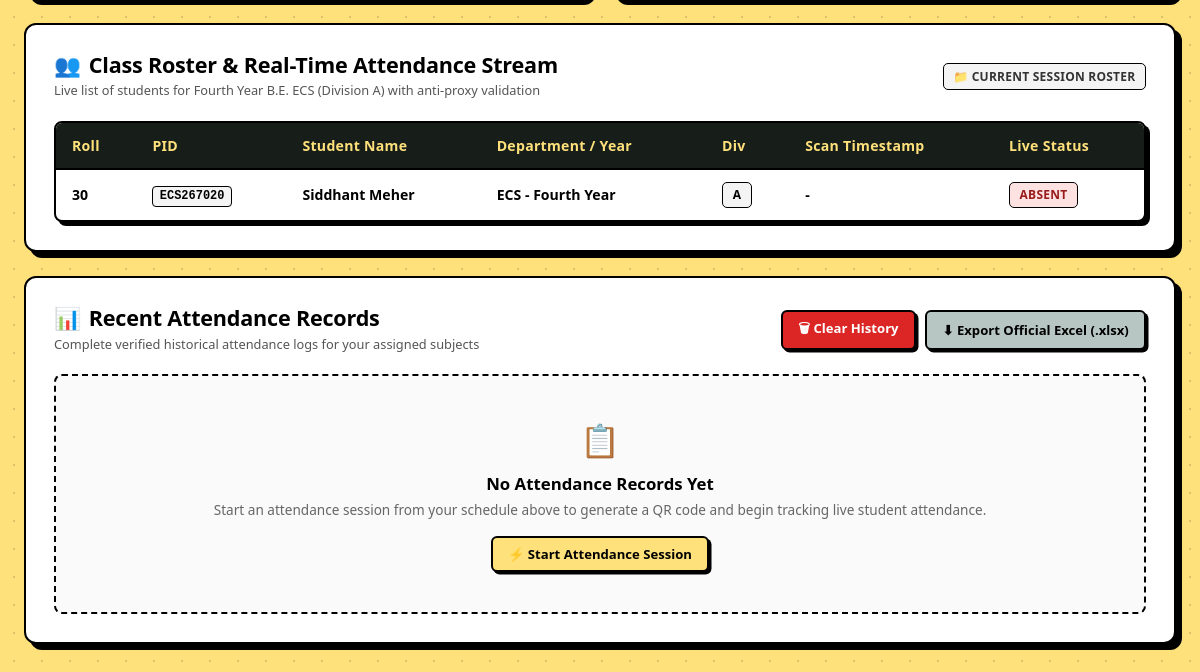
The page /teacher-dashboard (signed in, lower part) on the database as committed earlier.
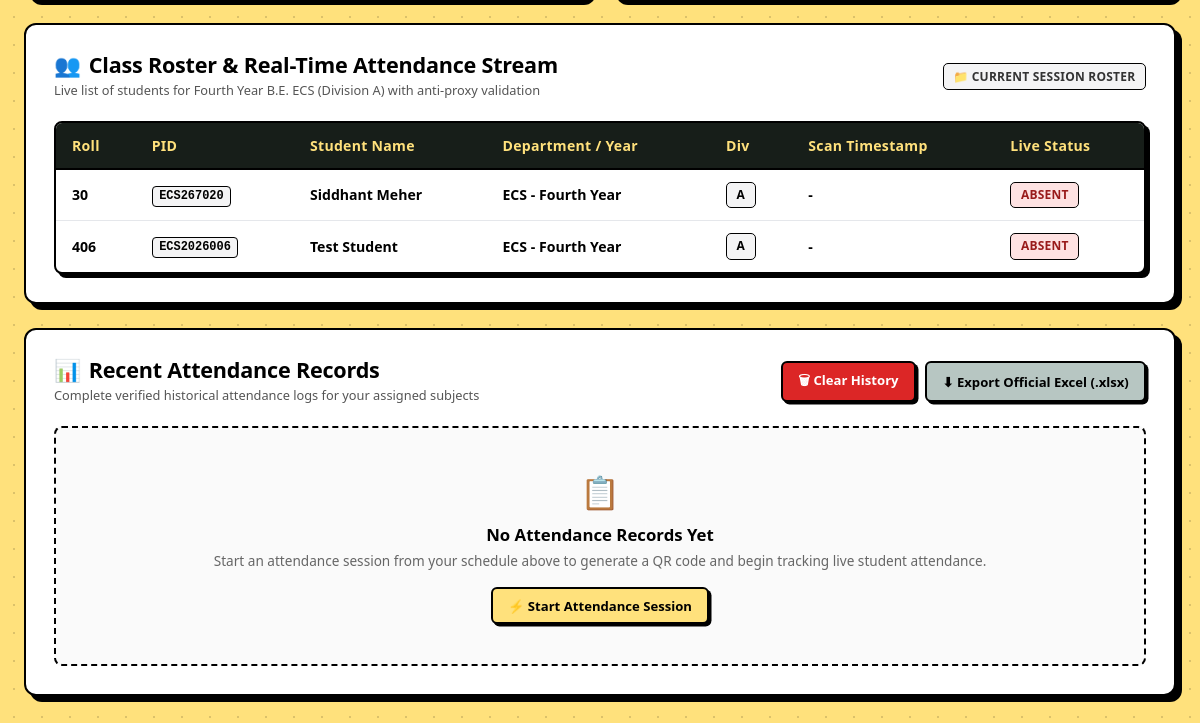
The same page on the database as committed later.
### tables this page shows
CREATE TABLE students (
    id INTEGER PRIMARY KEY AUTOINCREMENT,
    pid TEXT UNIQUE NOT NULL,
    name TEXT NOT NULL,
    email TEXT UNIQUE NOT NULL,
    password TEXT NOT NULL,
    department TEXT NOT NULL DEFAULT 'ECS',
    course TEXT NOT NULL DEFAULT 'Electronics & Computer Science',
    year TEXT NOT NULL DEFAULT 'Fourth Year',
    division TEXT NOT NULL DEFAULT 'A',
    roll_number TEXT UNIQUE NOT NULL,
    created_at TIMESTAMP DEFAULT CURRENT_TIMESTAMP
);

### app.py (the view)
@app.route('/teacher-dashboard')
def teacher_dashboard():
    if session.get('role') != 'teacher':
        return redirect(url_for('login'))
    teacher_id = session.get('teacher_id')
    teacher = get_teacher_by_id(teacher_id)
    if not teacher:
        session.clear()
        return redirect(url_for('login'))
    teacher_name = teacher['name']
    now = get_current_time()
    day_name = now.strftime('%A')
    finalize_all_expired_sessions()
    today_schedule = get_teacher_timetable(teacher_name, day_name)
    all_teacher_schedule = get_teacher_timetable(teacher_name)
    active_lecture, upcoming_lecture, _ = get_current_active_lecture(now)
    teacher_active_lec = None
    if active_lecture and (teacher['name'] in active_lecture['teacher_name'] or teacher['teacher_id'] in active_lecture['teacher_code']):
        teacher_active_lec = active_lecture
    active_session = get_active_session_for_teacher(teacher_id)
    current_session_for_roster = active_session or get_latest_session_for_teacher(teacher_id)
    students_list = get_all_students()
    roster_data = None
    if current_session_for_roster:
        roster_data = get_session_live_attendance(current_session_for_roster['session_token'])
        roster = roster_data['roster'] if roster_data else []
    else:
        roster = []
        for s in students_list:
            roster.append({
                "pid": s['pid'],
                "name": s['name'],
                "roll_number": s['roll_number'],
                "department": s['department'],
                "year": s['year'],
                "division": s['division'],
                "status": "Absent",
                "timestamp": "-"
            })
    stats = get_teacher_stats(teacher_name)
    analytics = get_teacher_analytics(teacher_name)
    recent_records = get_teacher_attendance_records(teacher_name)
    notifications = get_notifications_for_role('teacher', teacher_id)
    return render_template(
        'teacher_dashboard.html',
        teacher=teacher,
        today_schedule=today_schedule,
        all_schedule=all_teacher_schedule,
        current_lecture=teacher_active_lec,
        upcoming_lecture=upcoming_lecture,
        active_session=active_session,
        current_session_for_roster=current_session_for_roster,
        roster=roster,
        roster_data=roster_data,
        stats=stats,
        analytics=analytics,
        recent_records=recent_records,
        students=students_list,
        notifications=notifications,
        today_date=now.strftime('%A, %d %B %Y')
    )

### templates/teacher_dashboard.html (shortened to what this page needs)
<!DOCTYPE html>
<html lang="en">
<head>
    <link rel="stylesheet" href="{{ url_for('static', filename='css/style.css') }}">
</head>
<body class="dot-bg">
    <div class="container" style="padding-top:1.5rem; padding-bottom:3rem;">
        <div class="nb-card" style="margin-bottom:1.5rem;">
            <div style="display:flex; justify-content:space-between; align-items:center; flex-wrap:wrap; gap:0.75rem; margin-bottom:1.25rem;">
                <div>
                    <h2 style="margin:0; font-size:1.35rem; font-weight:800; display:flex; align-items:center; gap:0.5rem;">
                        <span>👥</span> Class Roster & Real-Time Attendance Stream
                    </h2>
                    <p style="margin:0.25rem 0 0 0; font-size:0.8rem; color:#555;">
                        {% if current_session_for_roster %}
                        Live stream for <strong>{{ current_session_for_roster['subject'] }}</strong> ({{ current_session_for_roster['date'] }} • {{ current_session_for_roster['start_time'] }}) — Div {{ current_session_for_roster['division'] }}
                        {% else %}
                        Live list of students for Fourth Year B.E. ECS (Division A) with anti-proxy validation
                        {% endif %}
                    </p>
                </div>
                <div style="display:flex; gap:0.5rem;">
                    {% if active_session %}
                    <span class="badge" style="background:#e8f5e9; color:#1b5e20; border:1.5px solid #000; font-weight:700;">🟢 Live Auto-Polling Active</span>
                    {% else %}
                    <span class="badge" style="background:#f4f4f5; color:#333; border:1.5px solid #000; font-weight:700;">📁 Current Session Roster</span>
                    {% endif %}
                </div>
            </div>
            {% if roster %}
            <div class="table-wrap" style="max-height:360px; overflow-y:auto; -webkit-overflow-scrolling:touch;">
                <table class="nb-table" id="roster-table">
                    <thead>
                        <tr>
                            <th>Roll</th>
                            <th>PID</th>
                            <th>Student Name</th>
                            <th class="hide-mobile">Department / Year</th>
                            <th>Div</th>
                            <th>Scan Timestamp</th>
                            <th>Live Status</th>
                        </tr>
                    </thead>
                    <tbody id="roster-tbody">
                        {% for s in roster %}
                        <tr id="row-{{ s['pid'] }}" {% if s['status'] == 'Present' %}style="background:#e8f5e9;"{% endif %}>
                            <td><strong>{{ s['roll_number'] }}</strong></td>
                            <td><code>{{ s['pid'] }}</code></td>
                            <td><span style="font-weight:700;">{{ s['name'] }}</span></td>
                            <td class="hide-mobile">{{ s['department'] }} - {{ s['year'] }}</td>
                            <td><span class="badge" style="background:#f4f4f5; border:1px solid #000;">{{ s['division'] }}</span></td>
                            <td class="scan-time">
                                {% if s['status'] == 'Present' and s['timestamp'] != '-' %}
                                <code>{{ (s['timestamp'].split(' ')[1]) if (s['timestamp'] and ' ' in s['timestamp']) else (s['timestamp'] or '-') }}</code>
                                {% else %}
                                -
                                {% endif %}
                            </td>
                            <td>
                                {% if s['status'] == 'Present' %}
                                <span class="badge badge-success status-badge">✓ Present</span>
                                {% else %}
                                <span class="badge badge-danger status-badge">Absent</span>
                                {% endif %}
                            </td>
                        </tr>
                        {% endfor %}
                    </tbody>
                </table>
            </div>
            {% endif %}
        </div>
        <div class="nb-card">
            <div style="display:flex; justify-content:space-between; align-items:center; flex-wrap:wrap; gap:1rem; margin-bottom:1.25rem;">
                <div>
                    <h2 style="margin:0; font-size:1.35rem; font-weight:800; display:flex; align-items:center; gap:0.5rem;">
                        <span>📊</span> Recent Attendance Records
                    </h2>
                    <p style="margin:0.25rem 0 0 0; font-size:0.8rem; color:#555;">Complete verified historical attendance logs for your assigned subjects</p>
                </div>
                <div style="display:flex; gap:0.6rem;">
                    <button onclick="clearAttendanceHistory()" class="btn btn-sm btn-danger" style="box-shadow:2.5px 2.5px 0 #000;">
                        🗑 Clear History
                    </button>
                    <button onclick="openExportModal()" class="btn btn-sm" style="background:var(--sage);">
                        ⬇ Export Official Excel (.xlsx)
                    </button>
                </div>
            </div>
            {% if recent_records %}
            <div class="table-wrap" style="max-height:300px; overflow-y:auto; -webkit-overflow-scrolling:touch;">
                <table class="nb-table">
                    <thead>
                        <tr>
                            <th>Date</th>
                            <th class="hide-mobile">Lecture Time</th>
                            <th>Subject</th>
                            <th>PID</th>
                            <th>Student Name</th>
                            <th>Roll</th>
                            <th>Marked Time</th>
                            <th>Status</th>
                        </tr>
                    </thead>
                    <tbody>
                        {% for r in recent_records[:30] %}
                        <tr>
                            <td><strong>{{ r['date'] }}</strong></td>
                            <td class="hide-mobile">{{ r['lecture_time'] }}</td>
                            <td><span style="font-weight:700;">{{ r['subject'] }}</span></td>
                            <td><code>{{ r['pid'] }}</code></td>
                            <td>{{ r['student_name'] }}</td>
                            <td>{{ r['roll_number'] }}</td>
                            <td><code style="font-size:0.78rem;">{{ (r['timestamp'].split(' ')[1]) if (r['timestamp'] and ' ' in r['timestamp']) else (r['timestamp'] or '-') }}</code></td>
                            <td>
                                {% if r['status'] == 'Present' %}
                                <span class="badge badge-success">✓ Present</span>
                                {% else %}
                                <span class="badge badge-danger">Absent</span>
                                {% endif %}
                            </td>
                        </tr>
                        {% endfor %}
                    </tbody>
                </table>
            </div>
            {% else %}
            <div style="padding:2.5rem 1.5rem; text-align:center; color:#555; background:#fafafa; border:2px dashed #000; border-radius:8px;">
                <div style="font-size:2rem; margin-bottom:0.4rem;">📋</div>
                <strong style="font-size:1.05rem; color:#000; display:block; margin-bottom:0.25rem;">No Attendance Records Yet</strong>
                <p style="margin:0 0 1rem 0; font-size:0.85rem; color:#666;">Start an attendance session from your schedule above to generate a QR code and begin tracking live student attendance.</p>
                <button onclick="openStartSessionModal()" class="btn btn-sm" style="background:var(--yellow); font-weight:800;">
                    ⚡ Start Attendance Session
                </button>
            </div>
            {% endif %}
        </div>
    </div>
</body>
</html>

Rows that differ between the two databases and show on the page:
added students: roll_number "406", pid "ECS2026006", name "Test Student", department "ECS", year "Fourth Year", division "A"
